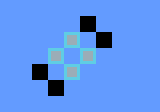

This game map was drawn from its Tiled (.tmx) file and the tilesets committed beside it. A one-line description and the trimmed map source follow:
An orthogonal 10x7 tile map with 16x16 px tiles, 1 tile layer (Tile Layer 1).

<map version="1.0" orientation="orthogonal" renderorder="right-down" width="10" height="7" tilewidth="16" tileheight="16" nextobjectid="1">
 <tileset firstgid="1" name="sample-tileset" tilewidth="16" tileheight="16" tilecount="5">
  <image source="../sample-tileset.png" width="80" height="16" />
 </tileset>
 <layer name="Tile Layer 1" width="10" height="7">
  <data>[70 cells, 70 non-empty, 3 distinct tile ids]</data>
 </layer>
</map>
